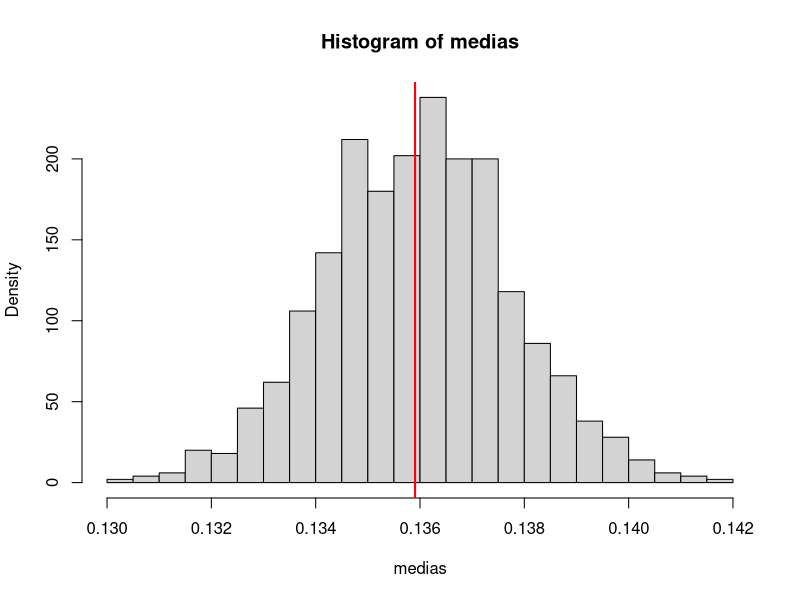
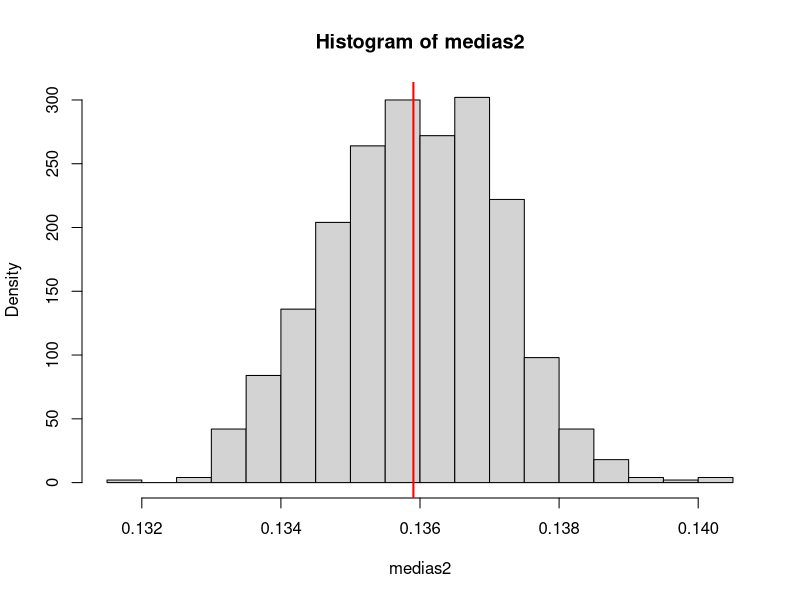
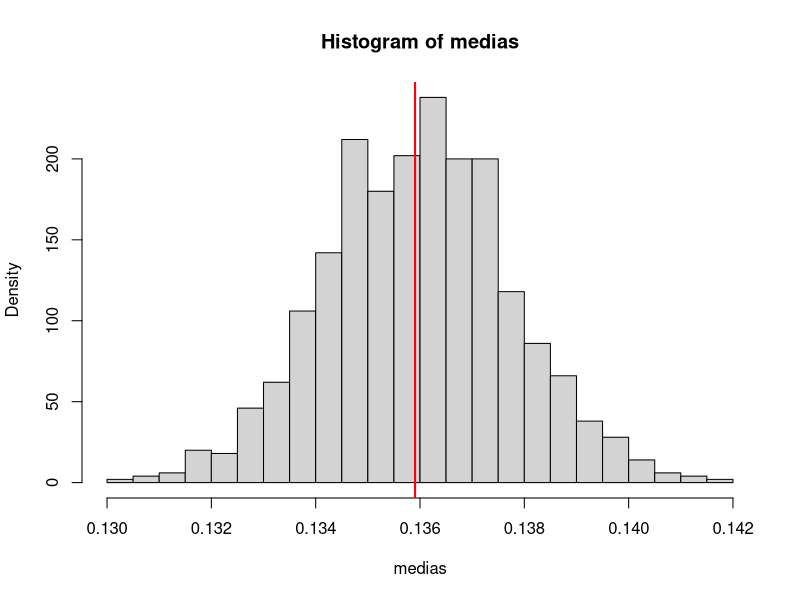
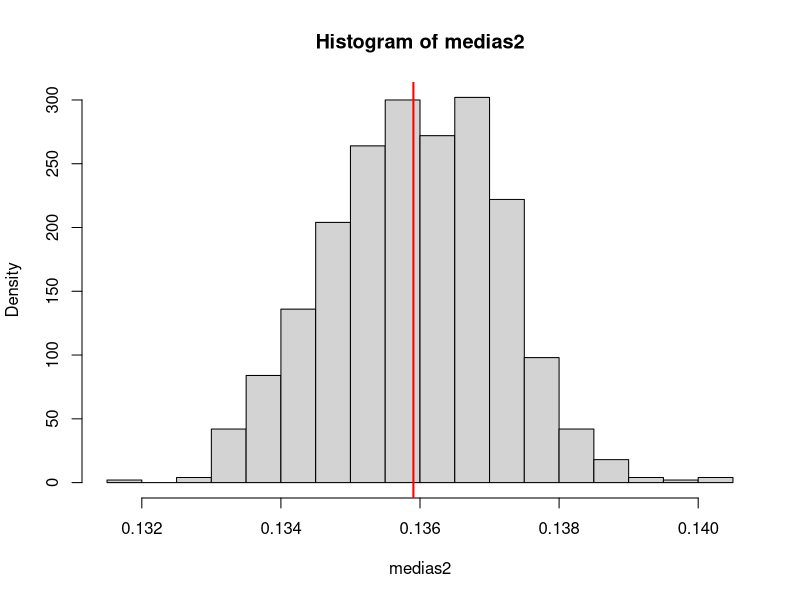
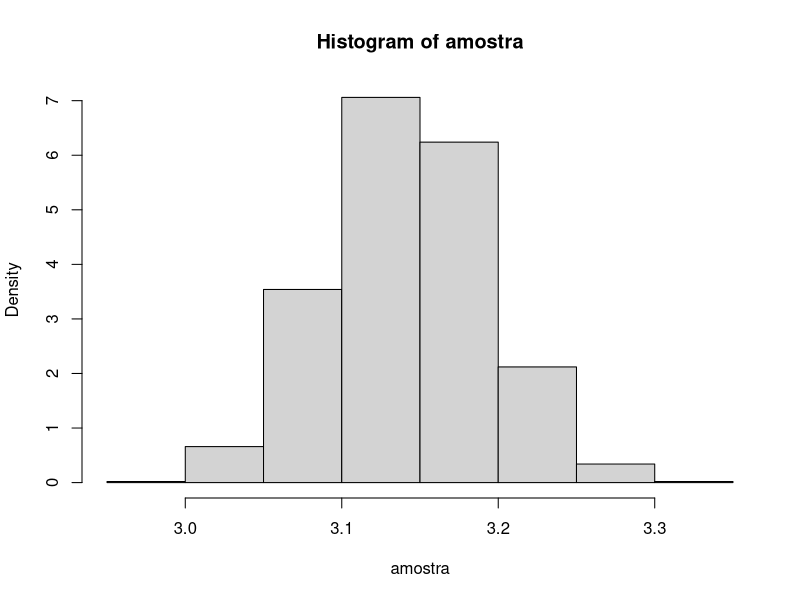
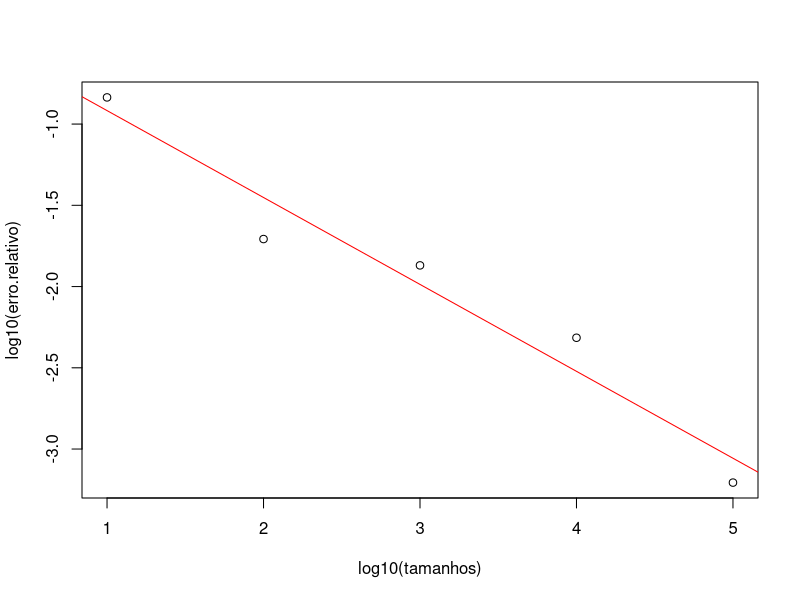

The R source for these figures, in order:
## ---- chunk 1
aga <- function(y){
  (1/sqrt(2*pi))*exp(-((y+1)^2)/2)
}
U <- replicate(1000,runif(1000))
agaU <- apply(U,c(1,2),aga)
medias <- apply(agaU,2,mean)
hist(medias, freq = F, breaks = 20)
abline(v = pnorm(2)-pnorm(1), col = "red", lwd = 2)
mean(medias)
sd(medias)
intervalo <- quantile(medias, probs=c(0.025,0.975))
intervalo
diff(intervalo)
diff(intervalo)/2
## ---- chunk 2
erro.quad <- mean((medias-(pnorm(2)-pnorm(1)))^2)
log10(erro.quad)
## ---- chunk 3
U <- replicate(1000,runif(2000))
agaU <- apply(U,c(1,2),aga)
medias2 <- apply(agaU,2,mean)
hist(medias2, freq = F, breaks = 20)
abline(v = pnorm(2)-pnorm(1), col = "red", lwd = 2)
mean(medias2)
sd(medias2)
intervalo2 <- quantile(medias2, probs=c(0.025,0.975))
intervalo2
diff(intervalo2)
diff(intervalo2)/2
erro.quad <- mean((medias2-(pnorm(2)-pnorm(1)))^2)
log10(erro.quad)

hist(medias, freq = F, breaks = 20)
abline(v = pnorm(2)-pnorm(1), col = "red", lwd = 2)
hist(medias2, freq = F, breaks = 20)
abline(v = pnorm(2)-pnorm(1), col = "red", lwd = 2)
## ---- chunk 4
aga3 <- function(y){
  exp(-((1/y)-1)^2)/y^2
}
U <- runif(2000)
mean(aga3(U)) 
## ---- chunk 5
aga4 <- function(y){
exp(-(y/(1-y))^2)/((1-y)^2)
}
U4 <- runif(2000)
mean(aga4(U4))
## ---- chunk 6
aga5 <- function(y){
  exp(-(1/y)^2)/y^2
}

Unif1 <- runif(1000)
Unif2 <- runif(1000)
result <- exp(-(Unif1)^2)+ aga5(Unif2)
mean(result)
## ---- chunk 7
estima.pi <- function(n){
  U1 <- runif(n)
  U2 <- runif(n)
  X <- 2*U1 - 1
  Y <- 2*U2 - 1
  I <- X^2+Y^2<=1
  mean(I)*4
}
amostra <- replicate(1000,estima.pi(1000))
quantis <- quantile(amostra, c(0.05,0.95))
quantis
hist(amostra, freq = F)
mean(amostra)
sum(quantis)/2
## ---- chunk 8
tamanhos <- c(10^(1:5))

# erro.relativo <- abs((apply(replicate(1000,sapply(tamanhos,estima.pi)),1,mean)-pi)/pi) PARA 1000 REPETIÇÕES 

erro.relativo <- abs((sapply(tamanhos,estima.pi) - pi)/pi)
plot(log10(tamanhos),log10(erro.relativo))
abline(lm(log10(erro.relativo)~log10(tamanhos)), col = "red")
lm(log10(erro.relativo)~log10(tamanhos))
## ---- chunk 9
amostra <- rcauchy(10) + 350
veros <- function(theta){
   #u <- prod(dcauchy(amostra))
  u <- sapply(amostra,function(i)dcauchy(i-theta))
  u
  }
#integrate(veros,lower = -Inf,upper=Inf)
